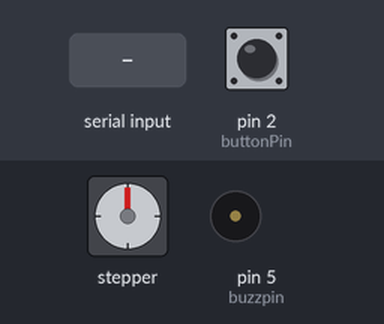
Recording of a sketch running on a simulated Arduino Uno, built with avr-gcc and run on an emulated ATmega328P. Shown: stepper motor, buzzer (waves = sounding). Inputs (shaded band) come from the test bench; at power-on: pin 2 (buttonPin) HIGH. Stepper angles assume 2048 steps per turn; what the sketch prints to the serial monitor is not drawn.

Above: at 1.2 s.
1.3 s: "O\n" received over Serial
At 1.75 s:
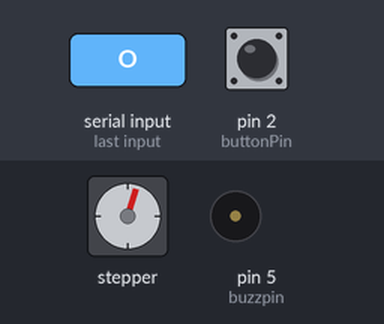
At 3.3 s:
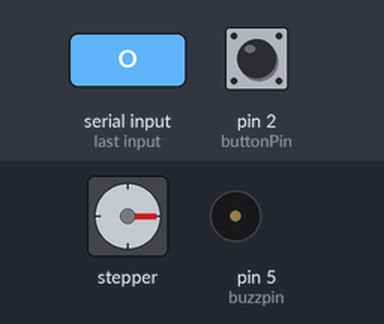
4.3 s: "F\n" received over Serial
7.3 s: pin 2 (buttonPin) pulled LOW for 3.2 s
At 9.7 s:
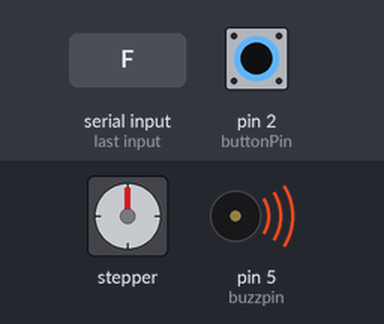
Timing chart, 0 to 11.3 s (numbered marks = the images above; inputs shaded):
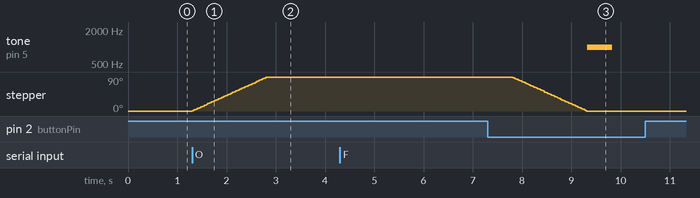

The sketch:

sketch_mar1a.ino
```cpp
#include <Stepper.h>


const int stepsPerRevolution = 2048;
Stepper stepperMotor(stepsPerRevolution, 8, 10, 9, 11);

const int buttonPin = 2;
int buzzpin = 5;
bool buttonPressed = false; // Tracks the *edge* of a press

void setup() {
  pinMode(buttonPin, INPUT_PULLUP);
  Serial.begin(9600);
  stepperMotor.setSpeed(10);
}


unsigned long lastPressTime = 0;
const unsigned long debounceDelay = 50;  // 50ms

void loop() {

  bool buttonState = (digitalRead(buttonPin) == LOW); // LOW = pressed, due to INPUT_PULLUP
  unsigned long currentTime = millis();

  if (buttonState && !buttonPressed && (currentTime - lastPressTime > debounceDelay)) {

    buttonPressed = true;
    lastPressTime = currentTime;


    Serial.println("P");


  } else if (!buttonState && buttonPressed) {

    buttonPressed = false;

  }

  while (Serial.available() > 0) {
    // Read a line from Serial
    String command = Serial.readStringUntil('\n');

    if (command == "O") {
      // "Open" command from Python
      rotateMotor();
    } else if (command == "R") {
      // "Retry" or "error" command
      //Serial.println("R");
    }

    else if (command == "F"){
      tone(buzzpin, 1000);
      delay(500);
      noTone(buzzpin);
    }
  }

}

void rotateMotor() {
  // Rotate forward one revolution

  stepperMotor.step(stepsPerRevolution/4);
  delay(5000);
  stepperMotor.step(-stepsPerRevolution/4);
}
```

Measured:
- after the input at 1.3 s, stepper: turns 90° clockwise in 1.5 s, starting at once
- after the input at 4.3 s, every drawn part: stays the same
